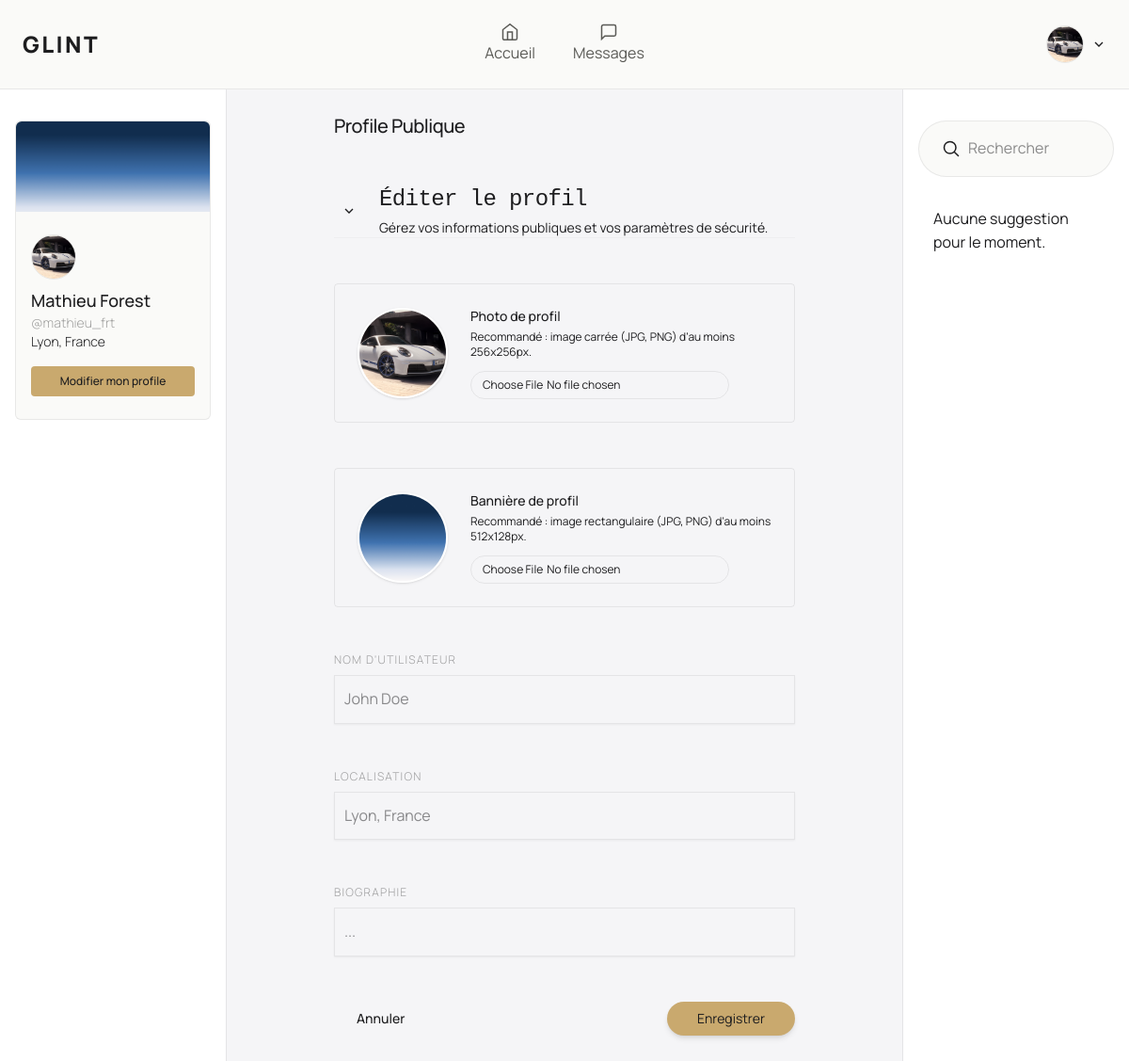
/dashboard/profile_edit (signed in), run on the app's committed database.
### app/models/User.py (models this page shows, shortened)
class User(database.Model):
    __tablename__ = "users"
    id: Mapped[int] = mapped_column(primary_key=True)
    name: Mapped[str] = mapped_column(String(80), nullable=False)
    username: Mapped[str] = mapped_column(String(80), unique=True, nullable=False)
    email: Mapped[str] = mapped_column(String(120), unique=True, nullable=False)
    password: Mapped[str] = mapped_column(String(255), nullable=False)
    biography: Mapped[str] = mapped_column(Text, default="", server_default="")
    location: Mapped[str] = mapped_column(String(120), default="", server_default="")
    banner: Mapped[str] = mapped_column(String(255), default="", server_default="")
    avatar: Mapped[str] = mapped_column(String(255), default="", server_default="")
    created_at: Mapped[datetime] = mapped_column(DateTime, default=datetime.utcnow)
    updated_at: Mapped[Optional[datetime]] = mapped_column(DateTime, default=datetime.utcnow, onupdate=datetime.utcnow)
    posts: Mapped[List["Post"]] = relationship("Post", back_populates="author", lazy="dynamic")
    comments: Mapped[List["Comment"]] = relationship("Comment", back_populates="author", lazy="dynamic")
    likes: Mapped[List["Like"]] = relationship("Like", back_populates="user", lazy="dynamic")
    reposts: Mapped[List["Repost"]] = relationship("Repost", back_populates="user", lazy="dynamic")
    following: Mapped[List["Follow"]] = relationship("Follow", back_populates="follower", lazy="dynamic",
                                                     foreign_keys="Follow.follower_id")
    followers: Mapped[List["Follow"]] = relationship("Follow", back_populates="followed", lazy="dynamic",
                                                     foreign_keys="Follow.followed_id")

### app/routes/dashboard.py (the view)
@dashboard_bp.route("dashboard/profile_edit", methods=["GET", "POST"])
@login_required
def profile_edit(current_user):
    return DashboardController.profil_edit(current_user)

### app/context_processors.py (called while the page is built)
def inject_user():
    try:
        verify_jwt_in_request(locations=["cookies"], optional=True)
        user_id = get_jwt_identity()
        if user_id:
            user = User.query.get(int(user_id))
            return {"current_user": user}
    except Exception:
        pass
    return {"current_user": None}

### app/controllers/DashboardControllers.py (called while the page is built, shortened)
    @staticmethod
    def profil_edit(current_user):
        return render_template("dashboard/tab/profil_edit.html", current_user=current_user)

### app/templates/dashboard/tab/profil_edit.html (shortened to what this page needs)
{% extends "dashboard/index.html" %}
{% from "components/ui/icons.html" import Icon %}
{% from "components/ui/input.html" import Input %}
{% from "components/ui/flash.html" import Flash %}
{% block dashboard_mid %}
    <div class="flex flex-col items-center gap-4 py-6 w-full h-full">
        <form class="space-y-12" method="POST" enctype="multipart/form-data">
            <div class="flex items-center gap-2">
                <h2 class="text-xl font-medium tracking-tight">Profile Publique</h2>
            </div>
            <div class="border-b border-border/40">
                <div class="flex items-center gap-4">
                    <button
                            class="p-2 rounded-full hover:bg-muted transition-colors flex items-center justify-center">
                        {{ Icon("arrow-down", cls="rotate-90 h-5 w-5") }}
                    </button>
                    <div>
                        <h1 class="text-2xl font-mono font-light tracking-tight text-foreground">
                            Éditer le profil
                        </h1>
                        <p class="text-muted-foreground text-sm mt-1">
                            Gérez vos informations publiques et vos paramètres de sécurité.
                        </p>
                    </div>
                </div>
            </div>
            <div class="flex flex-col sm:flex-row items-center gap-6 p-6 rounded-sm border border-border">
                <div class="group cursor-pointer">
                    <div class="flex items-center justify-center h-24 w-24 overflow-hidden rounded-full border-2 border-background shadow-sm">
                        {% if current_user.avatar %}
                            <img src="{{ url_for('static', filename='uploads/avatars/' ~ current_user.avatar) }}"
                                 alt="Avatar de {{ current_user.name }}"
                                 class="h-full w-full object-cover transition-opacity duration-300 group-hover:opacity-50"
                            />
                        {% else %}
                            <p class="text-3xl font-bold">{{ current_user.name[0] }}</p>
                        {% endif %}
                    </div>
                </div>
                <div class="text-center sm:text-left">
                    <h3 class="text-sm font-medium mb-1">Photo de profil</h3>
                    <p class="text-xs text-muted-foreground mb-3 max-w-xs">
                        Recommandé : image carrée (JPG, PNG) d'au moins 256x256px.
                    </p>
                    <input type="file" accept="image/*" name="user_avatar" id="avatar-upload"
                           class="text-center text-xs border border-border px-3 py-1.5 rounded-full hover:bg-muted transition-colors"/>
                </div>
            </div>
            <div class="flex flex-col sm:flex-row items-center gap-6 p-6 rounded-sm border border-border">
                <div class="group cursor-pointer">
                    <div class="flex items-center justify-center h-24 w-24 overflow-hidden rounded-full border-2 border-background shadow-sm">
                        {% if current_user.banner %}
                            <img
                                    src="{{ url_for('static', filename='' ~ current_user.banner) }}"
                                    alt="Bannière de {{ current_user.name }}"
                                    class="h-full w-full object-cover transition-opacity duration-300 group-hover:opacity-50"
                            />
                        {% endif %}
                    </div>
                </div>
                <div class="text-center sm:text-left">
                    <h3 class="text-sm font-medium mb-1">Bannière de profil</h3>
                    <p class="text-xs text-muted-foreground mb-3 max-w-xs">
                        Recommandé : image rectangulaire (JPG, PNG) d'au moins 512x128px.
                    </p>
                    <input type="file" accept="image/*" name="user_banner" id="banner-upload"
                           class="text-center text-xs border border-border px-3 py-1.5 rounded-full hover:bg-muted transition-colors"/>
                </div>
            </div>
            <div class="w-full">
                {{ Input(label="Nom d'utilisateur", placeholder="John Doe", name="user_username", cls="border border-border") }}
            </div>
            <div class="w-full">
                {{ Input(label="Localisation", placeholder="Lyon, France", name="user_location", cls="border border-border") }}
            </div>
            <div class="w-full">
                {{ Input(label="Biographie", placeholder="...", name="user_bio", cls="border border-border") }}
            </div>
            <div class="flex flex-col gap-4 w-full">
                <div class="flex justify-between items-center gap-4">
                    <a href="{{ url_for('dashboard.profile') }}">
                        <button type="button"
                                class="px-6 py-2 text-sm font-medium rounded-full hover:bg-destructive/50 duration-300 transition-colors cursor-pointer">
                            Annuler
                        </button>
                    </a>
                    <button type="submit"
                            class="flex items-center gap-2 bg-primary text-primary-foreground px-8 py-2 text-sm font-normal rounded-full shadow-md hover:opacity-90 transition-opacity">
                        Enregistrer
                    </button>
                </div>
            </div>
        </form>
    </div>
{% endblock %}

### app/templates/components/layout/dashboard_headers.html (shortened to what this page needs)
{% from "components/ui/icons.html" import Icon %}
{% set nav_items = [
    {"name": "Accueil", "icon": "fill", "url": "fill"},
    {"name": "Messages",  "icon": "messages", "url": "messages"},
] %}
{% macro DashboardHeaders(user={}, active_tab="fill") %}
    <header class="fixed z-50 flex items-center justify-between py-4 px-6 w-full animate-in slide-in-from-left-5 fade-in duration-500 border-b border-border bg-card">
        <h1 class="uppercase font-black text-2xl tracking-widest flex-1">Glint</h1>
        <div class="hidden items-center justify-center gap-2 flex-1 md:flex">
            {% for item in nav_items %}
                <a href="{{ url_for('dashboard.index', tab=item.url) }}"
                   class="flex flex-col items-center px-4 py-2 transition-all duration-300
                              {{ 'text-primary font-semibold' if active_tab == item.url else 'text-text-2' }}">
                    {{ Icon(item.icon, cls="w-5 h-5") }}
                    {{ item.name }}
                </a>
            {% endfor %}
        </div>
        <div class="flex items-center gap-2 flex-1 justify-end">
            <div class="relative" id="my-account-wrapper">
                <button onclick="toggleDropdown()" class="flex items-center gap-2">
                    {% if user.avatar %}
                        <div class="border border-border cursor-pointer h-10 w-10 rounded-full">
                            <img src="{{ url_for('static', filename='uploads/avatars/' ~ user.avatar) }}"
                                 alt="Avatar de {{ user.name }}"
                                 class="h-full w-full object-cover transition-opacity duration-300 group-hover:opacity-50 rounded-full"
                            />
                        </div>
                    {% else %}
                        <div class="border border-border cursor-pointer h-10 w-10 rounded-full flex items-center justify-center bg-primary-light">
                            <p class="text-lg font-black text-text-1">
                                {{ user.name[0] }}
                            </p>
                        </div>
                    {% endif %}
                    {{ Icon("arrow-down") }}
                </button>
            </div>
        </div>
    </header>
{% endmacro %}

### app/templates/dashboard/profile_aside.html
{% from 'components/ui/button.html' import Button %}
{% from 'components/ui/avatar.html' import Avatar %}
{% block content %}
    <aside class="flex flex-col items-center gap-4 px-4 py-32 w-full h-full">
        <div class="flex flex-col rounded-md bg-card border border-border w-full">
            {% if current_user.banner %}
                <header class="w-full h-24">
                    <img
                            src="{{ url_for('static', filename='uploads/banners/' ~ current_user.banner) }}"
                            alt="Bannière de profil"
                            class="w-full h-full object-cover transition-transform duration-700 group-hover:scale-105 rounded-tr-md rounded-tl-md"
                    />
                </header>
            {% endif %}
            <div class="px-4 py-6 space-y-2">
                {{ Avatar(current_user) }}
                <div>
                    <h2 class="font-medium text-text-1 text-lg">{{ current_user.name }}</h2>
                    <p class="font-light text-text-1/40 text-sm">@{{ current_user.username }}</p>
                    <p class="font-light text-text-1 text-sm">{{ current_user.location }}</p>
                    <a href="{{ url_for('dashboard.profile') }}">
                        {{ Button("Modifier mon profile", cls="outline outline-border mt-4 cursor-pointer duration-300 hover:bg-background-foreground w-full md:text-xs", type="button") }}
                    </a>
                </div>
            </div>
        </div>
    </aside>
{% endblock %}

### app/templates/components/ui/avatar.html
{% macro Avatar(user={}) %}
    {% if user.avatar %}
        <div class="border border-border cursor-pointer h-12 w-12 rounded-full">
            <img src="{{ url_for('static', filename='uploads/avatars/' ~ user.avatar) }}"
                 alt="Avatar de {{ user.name }}"
                 class="h-full w-auto object-cover transition-opacity duration-300 group-hover:opacity-50 rounded-full"
            />
        </div>
    {% else %}
        <div class="border border-border cursor-pointer h-12 w-12 rounded-full flex items-center justify-center">
            <p class="text-xl font-black text-text-1">
                {{ user.name[0] }}
            </p>
        </div>
    {% endif %}
{% endmacro %}

### app/static/css/style.css (style rules this page uses)
:root { --bg: #ffffff; --bg-foreground: #f5f5f7; --bg-secondary: #1d1d1f; --bg-card: #FAFAF8; --bg-hover: #F2F0EC; --bg-glass: rgba(250, 250, 248, 0.92); --border: rgba(0, 0, 0, 0.07); --border-gold: rgba(188, 158, 103, 0.35); --text-1: #1d1d1f; --text-2: #5A5A56; --text-3: #9A9A94; --gold: #C9A96E; --gold-light: #E8D5B0; --gold-subtle: rgba(201, 169, 110, 0.10); --gold-subtle2: rgba(201, 169, 110, 0.18); --danger: #C0705A; }
body { background-color: var(--color-background); color: var(--color-text-1); font-family: "Manrope", sans-serif; line-height: 1.6; }
* { scrollbar-width: none; -ms-overflow-style: none; }

### data on the page
User: avatar (picture), banner (picture), name "Mathieu Forest", username "mathieu_frt", location "Lyon, France"

### other printed values
{{ item.name }} "Accueil" "Messages"
{{ label }} "Modifier mon profile"
{{ label }} "NOM D'UTILISATEUR LOCALISATION BIOGRAPHIE"
